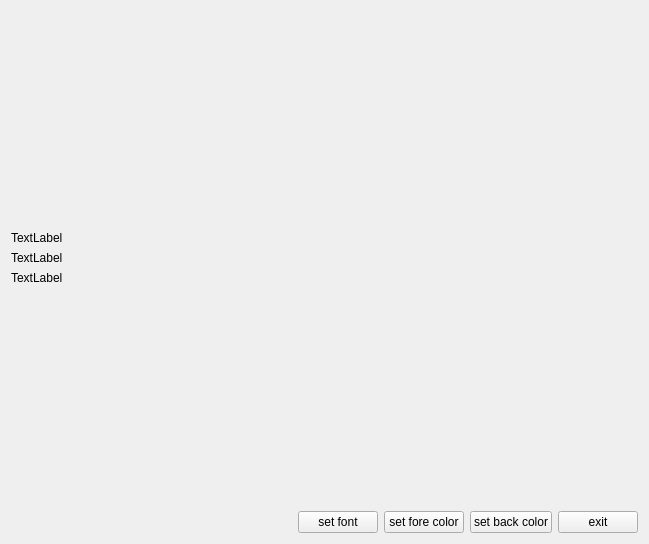
<?xml version="1.0" encoding="UTF-8"?>
<ui version="4.0">
 <class>MainWindow</class>
 <widget class="QMainWindow" name="MainWindow">
  <property name="geometry">
   <rect>
    <x>0</x>
    <y>0</y>
    <width>649</width>
    <height>544</height>
   </rect>
  </property>
  <property name="windowTitle">
   <string>MainWindow</string>
  </property>
  <widget class="QWidget" name="centralWidget">
   <property name="sizePolicy">
    <sizepolicy hsizetype="Expanding" vsizetype="Expanding">
     <horstretch>0</horstretch>
     <verstretch>0</verstretch>
    </sizepolicy>
   </property>
   <layout class="QVBoxLayout" name="verticalLayout">
    <item>
     <spacer name="verticalSpacer">
      <property name="orientation">
       <enum>Qt::Vertical</enum>
      </property>
      <property name="sizeHint" stdset="0">
       <size>
        <width>20</width>
        <height>40</height>
       </size>
      </property>
     </spacer>
    </item>
    <item>
     <widget class="QLabel" name="ledLabel">
      <property name="text">
       <string>TextLabel</string>
      </property>
     </widget>
    </item>
    <item>
     <widget class="QLabel" name="fontLabel">
      <property name="text">
       <string>TextLabel</string>
      </property>
     </widget>
    </item>
    <item>
     <widget class="QLabel" name="colorLabel">
      <property name="text">
       <string>TextLabel</string>
      </property>
     </widget>
    </item>
    <item>
     <spacer name="verticalSpacer_2">
      <property name="orientation">
       <enum>Qt::Vertical</enum>
      </property>
      <property name="sizeHint" stdset="0">
       <size>
        <width>20</width>
        <height>40</height>
       </size>
      </property>
     </spacer>
    </item>
    <item>
     <layout class="QHBoxLayout" name="horizontalLayout">
      <item>
       <spacer name="horizontalSpacer">
        <property name="orientation">
         <enum>Qt::Horizontal</enum>
        </property>
        <property name="sizeHint" stdset="0">
         <size>
          <width>40</width>
          <height>20</height>
         </size>
        </property>
       </spacer>
      </item>
      <item>
       <widget class="QPushButton" name="fontBtn">
        <property name="text">
         <string>set font</string>
        </property>
       </widget>
      </item>
      <item>
       <widget class="QPushButton" name="colorBtn">
        <property name="text">
         <string>set fore color</string>
        </property>
       </widget>
      </item>
      <item>
       <widget class="QPushButton" name="backColorBtn">
        <property name="text">
         <string>set back color</string>
        </property>
       </widget>
      </item>
      <item>
       <widget class="QPushButton" name="exitBtn">
        <property name="text">
         <string>exit</string>
        </property>
       </widget>
      </item>
     </layout>
    </item>
   </layout>
  </widget>
 </widget>
 <layoutdefault spacing="6" margin="11"/>
 <resources/>
 <connections/>
</ui>
